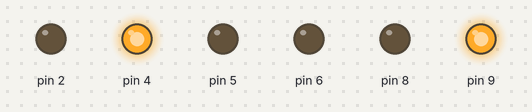
Simulated run of this sketch. Board: Arduino Uno, built with avr-gcc and run on an emulated ATmega328P. Shown: output pins drawn as LEDs (lit = HIGH).

Above: at 0.1 s.
Timing chart, 0 to 1.6 s (numbered marks = the images above):
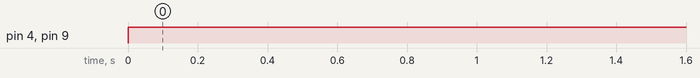

The sketch:

prueba_clase.ino
```cpp
#include "Robot.h"

Robot tractor(9, 8, 6, 4, 2, 5);

void setup() {
  tractor.init();

}

void loop() {
  tractor.analog_forward(0,0);
}
```

Robot.cpp
```cpp
#include "Arduino.h"
#include "Robot.h"

Robot::Robot(int r1_0, int r1_1, int pwm_r1, int r2_0, int r2_1, int pwm_r2)
{
    rueda_izq[0] = r1_0;
    rueda_izq[1] = r1_1;
    pin_pwm_izq = pwm_r1;
    rueda_der[0] = r2_0;
    rueda_der[1] = r2_1;
    pin_pwm_der = pwm_r2;
}

void Robot::init()
{
    pinMode(rueda_izq[0], OUTPUT);
    pinMode(rueda_izq[1], OUTPUT);
    pinMode(pin_pwm_izq, OUTPUT);
    pinMode(rueda_der[0], OUTPUT);
    pinMode(rueda_der[1], OUTPUT);
    pinMode(pin_pwm_der, OUTPUT);
}

void Robot::digital_stop()
{
    digitalWrite(rueda_izq[0], LOW);
    digitalWrite(rueda_izq[1], LOW);
    digitalWrite(rueda_der[0], LOW);
    digitalWrite(rueda_der[1], LOW);
    analogWrite(pin_pwm_izq, 0);
    analogWrite(pin_pwm_der, 0);
}

void Robot::digital_forward()
{
    digitalWrite(rueda_izq[0], HIGH);
    digitalWrite(rueda_izq[1], LOW);
    digitalWrite(rueda_der[0], HIGH);
    digitalWrite(rueda_der[1], LOW);
    analogWrite(pin_pwm_izq, 255);
    analogWrite(pin_pwm_der, 255);
}

void Robot::digital_backward()
{
    digitalWrite(rueda_izq[0], LOW);
    digitalWrite(rueda_izq[1], HIGH);
    digitalWrite(rueda_der[0], LOW);
    digitalWrite(rueda_der[1], HIGH);
    analogWrite(pin_pwm_izq, 255);
    analogWrite(pin_pwm_der, 255);
}

void Robot::analog_forward(int pwm1, int pwm2)
{
    digitalWrite(rueda_izq[0], HIGH);
    digitalWrite(rueda_izq[1], LOW);
    digitalWrite(rueda_der[0], HIGH);
    digitalWrite(rueda_der[1], LOW);
    analogWrite(pin_pwm_izq, pwm1);
    analogWrite(pin_pwm_der, pwm2);
}

void Robot::analog_stop()
{
    digitalWrite(rueda_izq[0], HIGH);
    digitalWrite(rueda_izq[1], LOW);
    digitalWrite(rueda_der[0], HIGH);
    digitalWrite(rueda_der[1], LOW);
    analogWrite(pin_pwm_izq, 0);
    analogWrite(pin_pwm_der, 0);
}

void Robot::analog_backward(int pwm1, int pwm2)
{
    digitalWrite(rueda_izq[0], LOW);
    digitalWrite(rueda_izq[1], HIGH);
    digitalWrite(rueda_der[0], LOW);
    digitalWrite(rueda_der[1], HIGH);
    analogWrite(pin_pwm_izq, pwm1);
    analogWrite(pin_pwm_der, pwm2);
}

void Robot::turn_right(int pwm)
{
    digitalWrite(rueda_izq[0], HIGH);
    digitalWrite(rueda_izq[1], LOW);
    digitalWrite(rueda_der[0], HIGH);
    digitalWrite(rueda_der[1], LOW);
    analogWrite(pin_pwm_izq, 0);
    analogWrite(pin_pwm_der, pwm);
}

void Robot::turn_left(int pwm)
{
    digitalWrite(rueda_izq[0], HIGH);
    digitalWrite(rueda_izq[1], LOW);
    digitalWrite(rueda_der[0], HIGH);
    digitalWrite(rueda_der[1], LOW);
    analogWrite(pin_pwm_izq, pwm);
    analogWrite(pin_pwm_der, 0);
}
```

Robot.h
```cpp
#include "Arduino.h"
#ifndef ROBOT_H
#define ROBOT_H


class Robot{
public:
  Robot(int r1_0, int r1_1, int pwm_r1, int r2_0, int r2_1, int pwm_r2);
  void init();
  void digital_stop();
  void digital_forward();
  void digital_backward();
  void analog_forward(int pwm1, int pwm2);
  void analog_stop();
  void analog_backward(int pwm1, int pwm2);
  void turn_right(int pwm);
  void turn_left(int pwm);

private:
  int rueda_izq[2];
  int rueda_der[2];
  int pin_pwm_izq;
  int pin_pwm_der;
};
#endif
```

Measured:
- by itself, pin 4, pin 9: LOW → HIGH at 0.00 s
